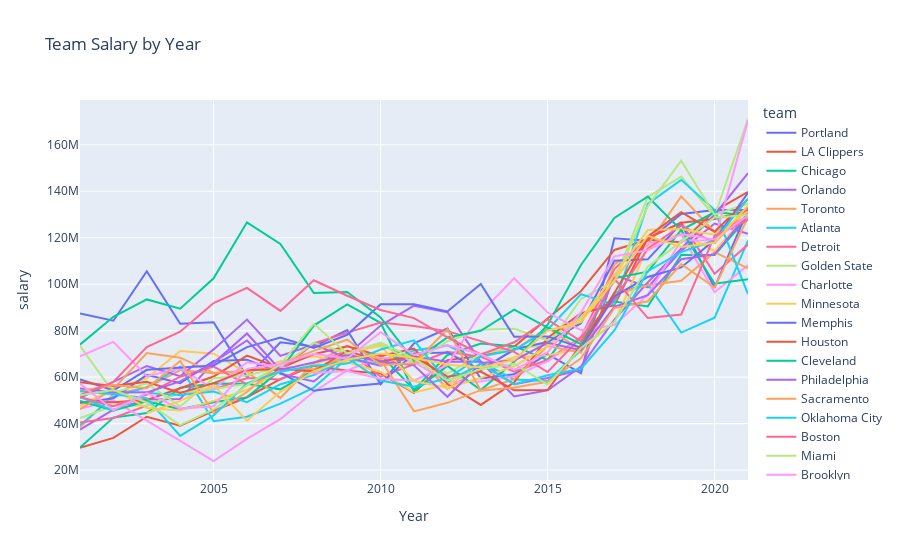
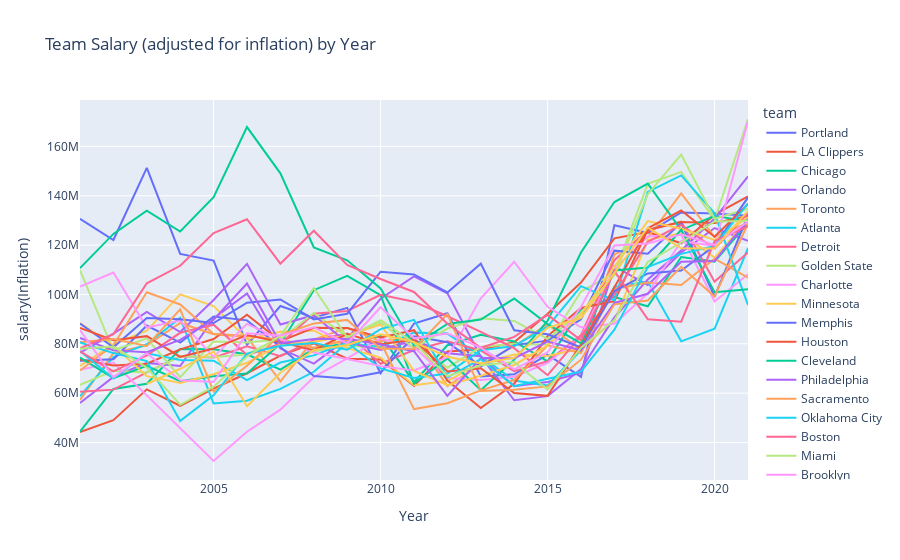

Notebook code for these charts, in order:
### Code cell
team_sal_yr_srt = team_sal.sort_values('Year',ascending=True)

fig4 = px.line(team_sal_yr_srt, x='Year',y='salary',color='team',title='Team Salary by Year')
fig4.show()

fig5 = px.line(team_sal_yr_srt, x='Year',y='salary(Inflation)',color='team',title='Team Salary (adjusted for inflation) by Year')
fig5.show()
